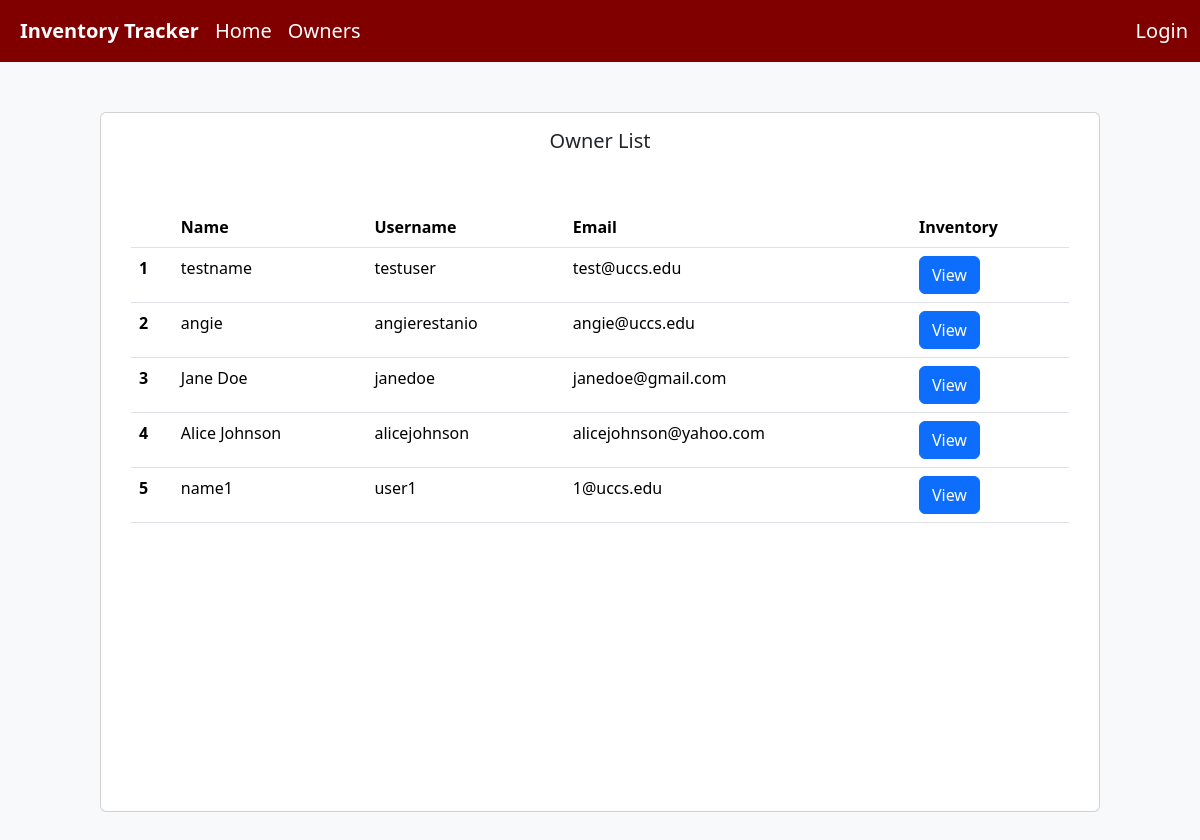
Page /owners/ on the earlier database version.
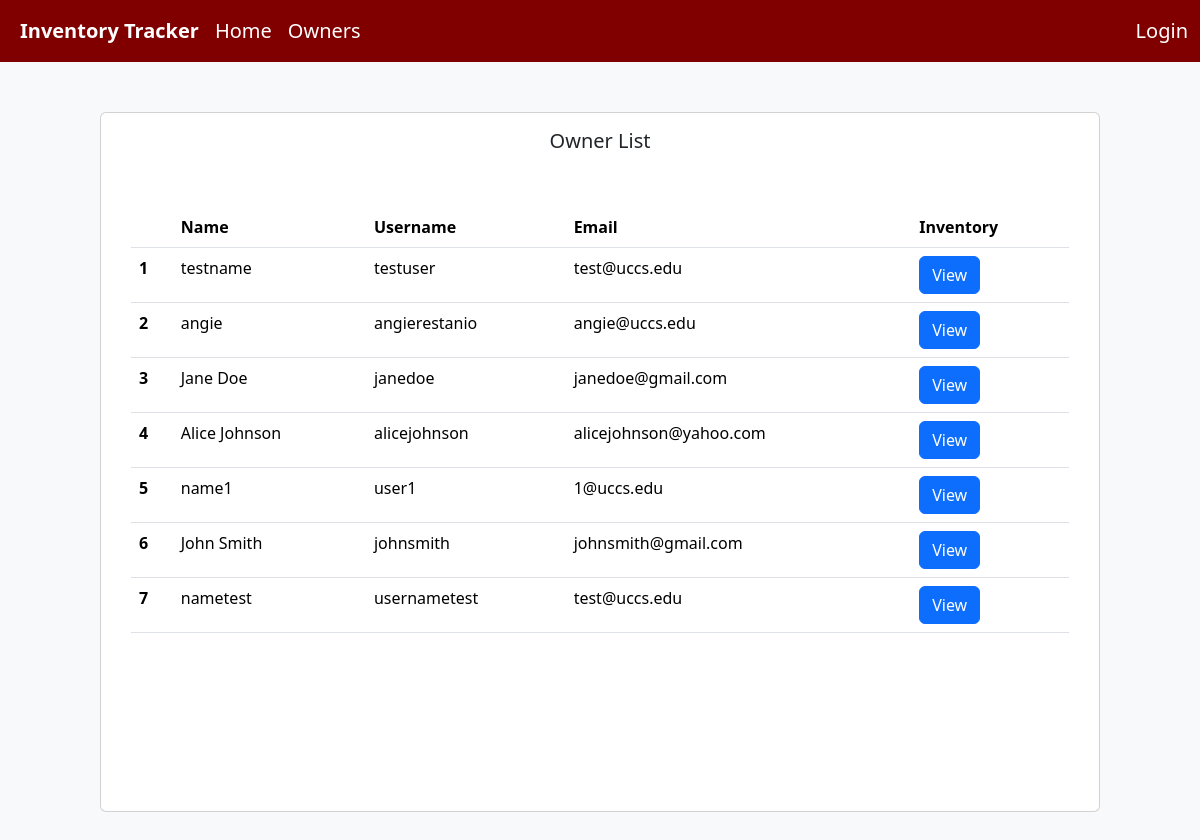
Same page on the later database version.
### inventory_app/models.py (models this page shows, shortened)
class Owner(models.Model):
    user = models.OneToOneField(User, on_delete=models.CASCADE, null=True)
    name = models.CharField(max_length=200)
    email = models.CharField(max_length=200)
    INSURANCE_CHOICES = [
        (None, 'Select an option'),
        ('StateFarm', 'State Farm'),
        ('Allstate', 'Allstate'),
        ('USAA', 'USAA'),
        ('Lemonade', 'Lemonade'),
        ('Nationwide', 'Nationwide'),
        ('LibertyMutual', 'Liberty Mutual'),
        ('Travelers', 'Travelers'),
    ]
    insurance = models.CharField(max_length=100, choices=INSURANCE_CHOICES, blank=True, null=True)
    inventory = models.OneToOneField(Inventory, on_delete=models.CASCADE, unique=True, null=True)

### inventory_app/views.py (the view)
# urls.py: path('owners/',views.OwnerListView.as_view(), name='owners'),
class OwnerListView(generic.ListView):
    model = Owner

### inventory_app/templates/inventory_app/owner_list.html
{% extends 'inventory_app/base_template.html' %}
{% block content %}
<div class="container min-vh-100 d-flex justify-content-center">
  <div class="card" style="margin: 50px; width: 1000px;">
    <h5 class="text-center p-3">Owner List</h5>
    <div class="card-body" style="padding: 30px;">
        {% if owner_list %}
                <table class="table">
                    <thead>
                    <tr>
                        <th scope="col"> </th>
                        <th scope="col">Name</th>
                        <th scope="col">Username</th>
                        <th scope="col">Email</th>
                        <th scope="col">Inventory</th>
                    </tr>
                    </thead>
                    <tbody>
                        {% for owner in owner_list %}
                        <tr>
                        <th scope="row">{{ forloop.counter }}</th>
                        <td>{{ owner.name }}</td>
                        <td>{{ owner.user.username }}</td>
                        <td>{{ owner.email }}</td>
                        <td><a href="{% url 'inventory-detail' pk=owner.inventory.id %}" class="btn btn-primary me-2" role="button">View</td>
                        </tr>
                        {% endfor %}
                    </tbody>
                </table>
        {% else %}
            <p>There are no users registered.</p>
        {% endif %}
</div>
</div>
</div>
{% endblock %}

Differences in the rows shown:
added Owner: name "John Smith", user.username "johnsmith", email "johnsmith@gmail.com"
added Owner: name "nametest", user.username "usernametest", email "test@uccs.edu"
